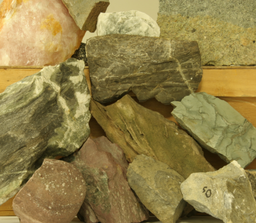
#> input picture A2Ph3/own images/Rocks2/view0.png, 256 x 223 px, shrunk from 425 x 370 before the run
$ python StereoMatching.py
#> lines starting #> are read from the running program, lines starting #| are printed output that depends on the picture
### utils.py
import numpy as np
import cv2


def scaleImageTo0And255(image):
    min_v = np.min(image)
    max_v = np.max(image)
    if min_v != max_v:
        image = (image - min_v) / (max_v - min_v) * 255
    return image


# [7 lines left out: function get_rgb_image, not called in this run]


def get_gray_image(file_name, blur=True, scale_color=True):
    image = cv2.imread(file_name)
    if image.shape[0] == 4:
        image = cv2.cvtColor(image, cv2.COLOR_BGRA2GRAY)
    else:
        image = cv2.cvtColor(image, cv2.COLOR_BGR2GRAY)

    # Initial blurring of input images
    if blur:
        image = gaussian_filter(image, 5)

    # make sure greyscale image is stretched to range of 0 to 255
    if scale_color:
        image = scaleImageTo0And255(image)

    return image.astype(np.uint8)


# Faster convolution calculations
def convolution_2d(image, kernel, pad_mode="edge"):
    img_shape = image.shape
    result = np.zeros(img_shape)
    kernel_size = kernel.shape[0]
    image = np.pad(image, kernel_size//2, mode=pad_mode)
    for r in range(kernel_size):
        for c in range(kernel_size):
            result += image[r:img_shape[0] + r, c:img_shape[1] + c]*kernel[r, c]
    return result


# [10 lines left out: function sobel_filter, not called in this run]


def gaussian_kernel(size, sigma):
    kernel = np.zeros((size, size))
    offset = size//2
    for x in range(size):
        for y in range(size):
            kernel[x, y] = (1/(2*np.pi*sigma**2)) * np.exp(-((x-offset)**2 + (y-offset)**2) / (2*sigma**2))
    kernel = kernel/np.sum(kernel)
    return kernel


def gaussian_filter(image, size, sigma=1):
    kernel = gaussian_kernel(size, sigma)
    return convolution_2d(image, kernel)

### A2Ph3/StereoMatching.py

import numpy as np
import utils
import matplotlib.pyplot as pyplot
import cv2

def sad_stereo_match(img1, img2,disparity_min=1, disparity_max=32, size=7):
    img1 = img1.astype(float)
    img2 = img2.astype(float)
    layers = []
    mean_kernel = np.ones((size, size)) / size**2

    for i in range(disparity_min, disparity_max):
        new_layer = np.pad(img2, ((0, 0), (i, 0)), mode="edge")[:, :img1.shape[1]]
        sad = utils.convolution_2d(np.abs(new_layer - img1), mean_kernel)
        layers.append(sad)
    layers = np.array(layers)

    disp_map = np.argmin(layers, axis=0)+disparity_min

    pyplot.imshow(disp_map)
    pyplot.show()

    return disp_map


def ssd_stereo_match(img1, img2, disparity_min=1, disparity_max=32, size=7):
    img1 = img1.astype(float)
    img2 = img2.astype(float)
    layers = []
    mean_kernel = np.ones((size, size)) / size**2

    for i in range(disparity_min, disparity_max):
        new_layer = np.pad(img2, ((0, 0), (i, 0)), mode="edge")[:, :img1.shape[1]]

        ssd = utils.convolution_2d((new_layer - img1)**2, mean_kernel)
        layers.append(ssd)
    layers = np.array(layers)

    disp_map = np.argmin(layers, axis=0)+disparity_min

    pyplot.imshow(disp_map)
    pyplot.show()

    return disp_map


def ncc_stereo_match(img1, img2,disparity_min=1, disparity_max=32, size=31, smooth=None):
    img1 = img1.astype(float)
    img2 = img2.astype(float)
    pixel_count = size**2
    layers = []
    sum_kernel = np.ones((size, size))
    img1_sum = utils.convolution_2d(img1, sum_kernel)
    img1_mean = img1_sum / pixel_count
    img1_sub_mean_sum = utils.convolution_2d(img1**2, sum_kernel) + img1_mean**2 * pixel_count - 2 * img1_sum * img1_mean

    current = 0
    total = disparity_max - disparity_min
    for i in range(disparity_min, disparity_max):
        new_layer = np.pad(img2, ((0, 0), (i, 0)), mode="edge")[:, :img1.shape[1]]
        layer_sum = utils.convolution_2d(new_layer, sum_kernel)
        layer_mean = layer_sum / pixel_count
        layer_sub_mean_sum = utils.convolution_2d(new_layer ** 2, sum_kernel) + layer_mean ** 2 * pixel_count - 2 * layer_sum * layer_mean
        bottom = np.sqrt(layer_sub_mean_sum * img1_sub_mean_sum)
        bottom[bottom == 0] = 1
        top = utils.convolution_2d(img1*new_layer, sum_kernel) + (layer_mean*img1_mean)*pixel_count - layer_sum * img1_mean - img1_sum * layer_mean
        ncc = ((top / bottom)+1)/2
        current+=1
        layers.append(ncc)
        print(f"{current}/{total}")

    layers = np.array(layers)

    if smooth is None:
        disp_map = np.argmax(layers, axis=0)
    else:
        disp_map = np.zeros(img1.shape)
        last_max_arg = np.argmax(layers[:, :, 0], axis=0)
        disp_map[:, 0] = last_max_arg
        for i in range(1, img1.shape[1]):
            layers[last_max_arg, np.arange(img1.shape[0]), i] += smooth
            last_max_arg = np.argmax(layers[:, :, i], axis=0)
            disp_map[:, i] = last_max_arg

    disp_map += disparity_min


    pyplot.imshow(disp_map, cmap= "jet")
    pyplot.show()

    return disp_map


def stereo_match(img1, img2,disparity_min=1, disparity_max=32, window_size=31, score="ncc", smooth=None,resample = None):
    if img1.shape != img2.shape:
        raise ValueError("two image with different size")

    if len(img1.shape) == 3:
        img1 = cv2.cvtColor(img1, cv2.COLOR_RGB2GRAY)

    if len(img1.shape) == 3:
        img2 = cv2.cvtColor(img2, cv2.COLOR_RGB2GRAY)

    if resample != None:
        new_size = (int(img1.shape[1]*resample), int(img1.shape[0]*resample))
        img1 = cv2.resize(img1,  new_size)
        img2 = cv2.resize(img2, new_size)


    if score == "ncc":
        ncc_stereo_match(img1, img2, disparity_min, disparity_max, window_size,smooth)
    elif score == "sad":
        sad_stereo_match(img1, img2, disparity_min, disparity_max, window_size)
    elif score == "ssd":
        ssd_stereo_match(img1, img2, disparity_min, disparity_max, window_size)
    else:
        raise ValueError("score can only be 'ncc', 'sad', 'ssd'")

def main():
    left_obj_img = utils.get_gray_image("own images/Rocks2/view0.png")
#> in get_gray_image, image is the input picture: shape (223, 256, 3); mean B, G, R 72.7, 128.3, 145.3
#> in scaleImageTo0And255, `min_v = np.min(image)`: min_v = 17.3
#> in scaleImageTo0And255, `max_v = np.max(image)`: max_v = 236.6
    right_obj_img = utils.get_gray_image("own images/Rocks2/view1.png")
#> call 2 of get_gray_image, with file_name = 'own images/Rocks2/view1.png', blur = True, scale_color = True
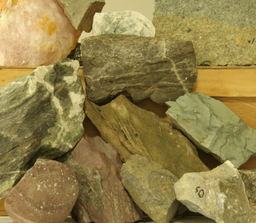
#> input picture A2Ph3/own images/Rocks2/view1.png, 256 x 223 px, shrunk from 425 x 370 before the run
#> in get_gray_image, image is the input picture: shape (223, 256, 3); mean B, G, R 73.2, 128, 145.2
#> call 2 of convolution_2d, with kernel = array of shape (5, 5), pad_mode = 'edge'
#> in convolution_2d (call 2), `image = np.pad(image, kernel_size//2, mode=pad_mode)`:
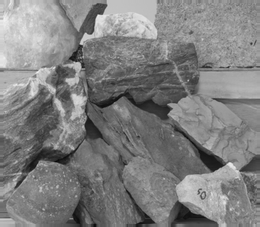
#> image: shape (227, 260); min 6, max 242, mean 127.3


    stereo_match(left_obj_img, right_obj_img, disparity_max=20, score='ncc', window_size=41)
#> call 3 of convolution_2d, with pad_mode = 'edge'
#> after the loop in convolution_2d (call 3), `for r in range(kernel_size):`:
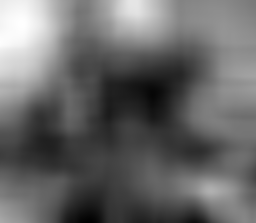
#> result: shape (223, 256) float64; min 107373, max 367603, mean 213494.7; drawn with min black and max white
#> call 4 of convolution_2d, with pad_mode = 'edge'
#> after the loop in convolution_2d (call 4), `for r in range(kernel_size):`:
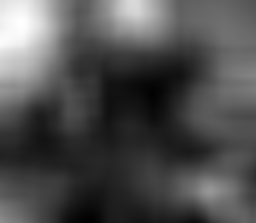
#> result: shape (223, 256) float64; min 7914481, max 80605039, mean 30505226.4; drawn with min black and max white
#> after the loop in ncc_stereo_match, `for i in range(disparity_min, disparity_max):`:
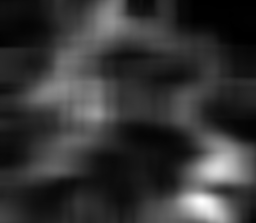
#> bottom: shape (223, 256) float64; min 89760.4, max 7385956.5, mean 1630522.9; drawn with min black and max white
#> after the loop in ncc_stereo_match, `for i in range(disparity_min, disparity_max):`:
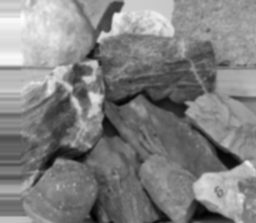
#> new_layer: shape (223, 256) float64; min 0, max 255, mean 129.1
#> after the loop in ncc_stereo_match, `for i in range(disparity_min, disparity_max):`: current = 19; layers = 19 items
#> in ncc_stereo_match, `disp_map = np.argmax(layers, axis=0)`:
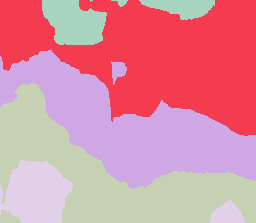
#> disp_map: shape (223, 256) int64; 5 distinct labels, from 3 to 7; one colour per label, 0 black
#> in ncc_stereo_match, `disp_map += disparity_min`: disp_map: shape (223, 256) int64; 5 distinct labels, from 4 to 8


if __name__ == "__main__":
    main()
